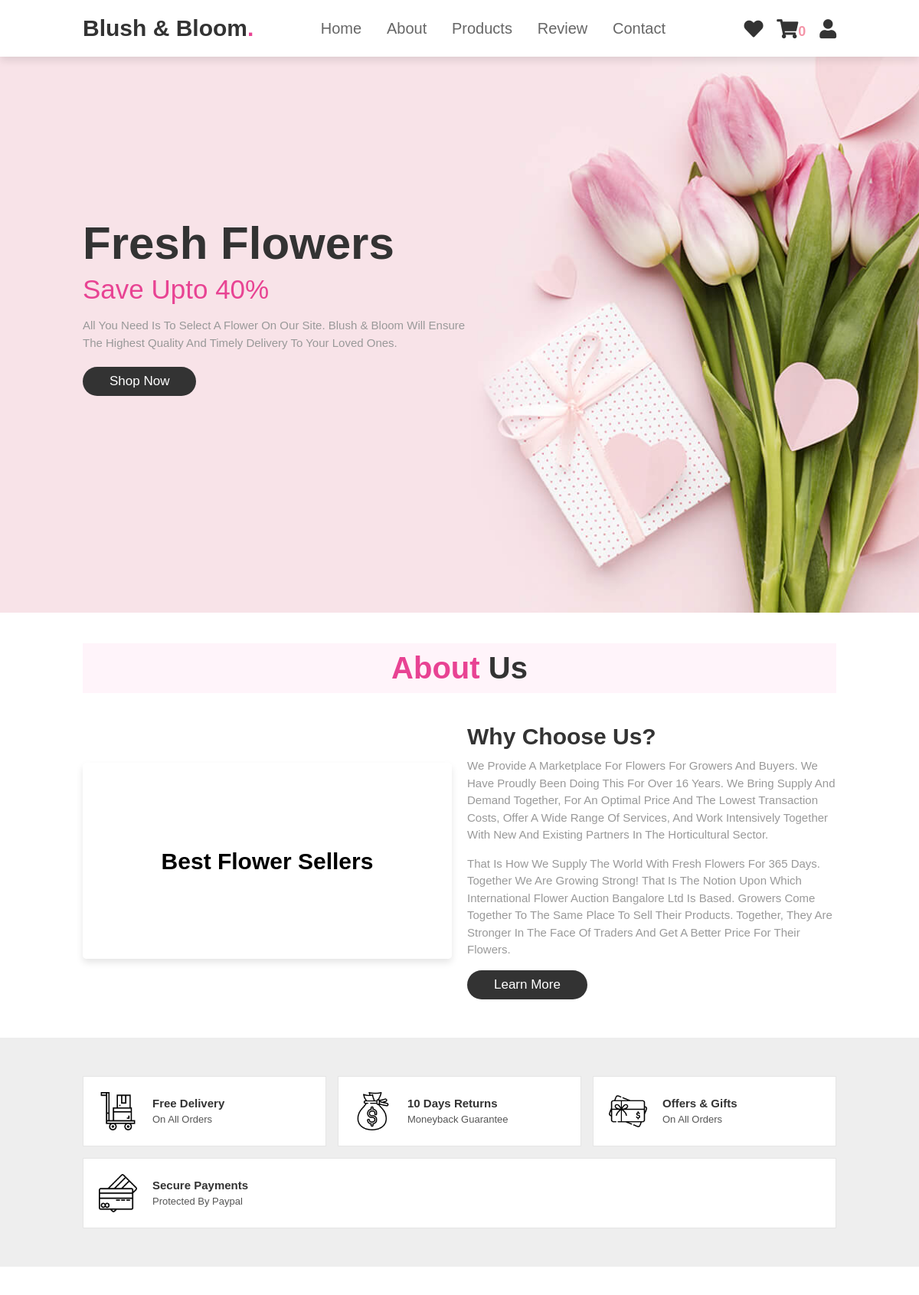
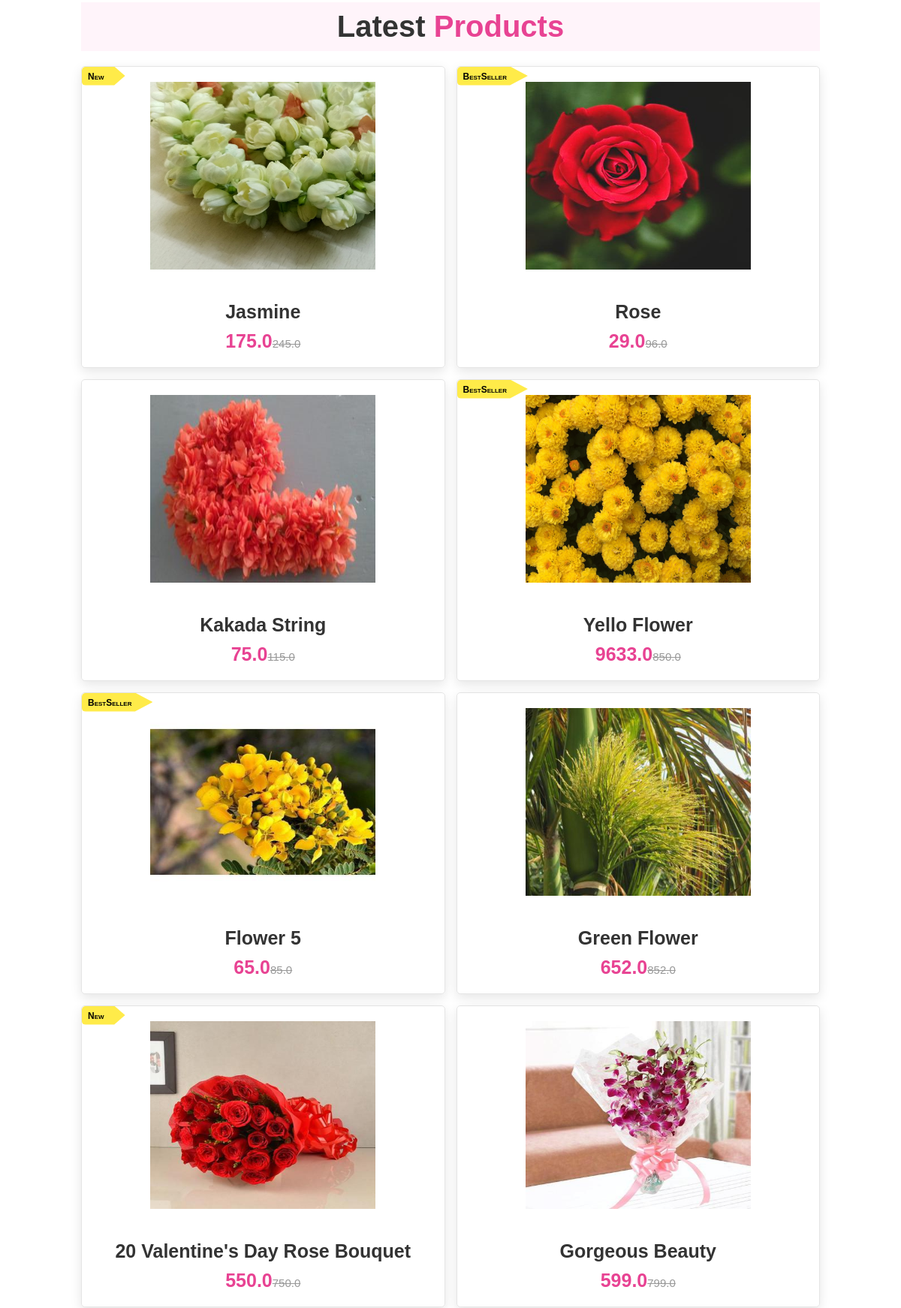
The page / (upper part) on the database its author committed (2 pictures, top to bottom).
### core/models.py (models this page shows, shortened)
class Item(models.Model):
    flower_name = models.CharField(max_length=100, default="")
    price = models.FloatField()
    discount_price = models.FloatField(blank=True, null=True)
    description = models.TextField()
    category = models.ForeignKey(Category, on_delete=models.CASCADE)
    label = models.CharField(choices=label_choices,
                             default="", max_length=2, blank=True, null=True)
    item_image = models.ImageField(
        upload_to="uploads/", default='/images/no-image.jpg')
    is_auctioned = models.BooleanField(default=False)
    class Meta:
        verbose_name_plural = 'Items'
    def get_absolute_url(self):
        return reverse("core:Detail-view", kwargs={"pk": self.pk})
    def get_add_to_cart_url(self):
        return reverse("core:add-to-cart", kwargs={'pk': self.pk})

### core/views.py (the view)
# urls.py: path("", HomePage.as_view(), name="Home-Page"),
class HomePage(ListView):
    model = Item
    context_object_name = 'Flowers'
    template_name = "index.html"

### core/templatetags/cart_tags.py (called while the page is built)
@register.filter
def cart_item_count(user):
    if user.is_authenticated:
        items = CartItem.objects.filter(user=user, ordered=False)
        if items.exists():
            return items[0].item.count()
        else:
            return 0
    else:
        return 0

### Templates/index.html (shortened to what this page needs)
{% extends 'base.html' %}
{% load static %}
{% block content %}
<section class="home" id="home" style="background-image:url('{% static 'images/home-bg.jpg' %}');">
    <div class="contents">
      <h3>Fresh Flowers</h3>
      <span>Save upto 40%</span>
      <p>
        All you need is to select a Flower on our site.
        Blush & Bloom will ensure the highest quality and timely delivery to your loved ones.
      </p>
      <a href="#products" class="btn">shop now</a>
    </div>
</section>
  <section class="about" id="about">
    <h1 class="heading"><span>about</span> Us</h1>
    <div class="row">
      <div class="video-container">
        <h3>best flower sellers</h3>
      </div>
      <div class="content">
        <h3>why choose us?</h3>
        <p>
          We provide a marketplace for flowers for growers and buyers. We have proudly been doing this for over 16 years. We bring supply and demand together, for an optimal price and the lowest transaction costs, offer a wide range of services, and work intensively together with new and existing partners in the horticultural sector.
        </p>
        <p>
          That is how we supply the world with fresh flowers for 365 days. Together we are Growing strong! That is the notion upon which International Flower Auction Bangalore Ltd is based. Growers come together to the same place to sell their products. Together, they are stronger in the face of traders and get a better price for their flowers.
        </p>
        <a href="#" class="btn">learn more</a>
      </div>
    </div>
  </section>
  <section class="icons-container">
    <div class="icons">
      <img src={% static '/images/icon-1.png' %} alt="" />
      <div class="info">
        <h3>free delivery</h3>
        <span>on all orders</span>
      </div>
    </div>
    <div class="icons">
      <img src={% static '/images/icon-2.png' %} alt="" />
      <div class="info">
        <h3>10 days returns</h3>
        <span>moneyback guarantee</span>
      </div>
    </div>
    <div class="icons">
      <img src={% static '/images/icon-3.png' %} alt="" />
      <div class="info">
        <h3>offers & gifts</h3>
        <span>on all orders</span>
      </div>
    </div>
    <div class="icons">
      <img src={% static '/images/icon-4.png' %} alt="" />
      <div class="info">
        <h3>secure payments</h3>
        <span>protected by paypal</span>
      </div>
    </div>
  </section>
  <section class="products" id="products">
    <h1 class="heading">latest <span>products</span></h1>
    <div class="box-container">
      {% for Flower in Flowers %}
      <div class="box">
        {% if Flower.label %}
          <span class="discount">{{Flower.get_label_display}}</span>
        {% endif %}
        <div class="image">
          <a href="{{Flower.get_absolute_url}}" style="max-width: 85%;"><img src=/media/{{Flower.item_image}} alt="{{Flower.flower_name}}"/></a>
        </div>
        <div class="content">
          <h3>{{Flower.flower_name}}</h3>
          <div class="price">{{Flower.discount_price}}<span>{{Flower.price}}</span></div>
        </div>
      </div>
      {% endfor %}
    </div>
  </section>
{% endblock %}

### static/css/style.css (style rules this page uses)
:root { --pink: #e84393; }
* { margin: 0%; padding: 0%; box-sizing: border-box; font-family: Verdana, Geneva, Tahoma, sans-serif; outline: none; text-decoration: none; border: none; text-transform: capitalize; transition: 0.2s linear; }
html { font-size: 62.5%; scroll-behavior: smooth; scroll-padding-top: 6rem; overflow-x: hidden; }
section { padding: 2rem 9%; }
.heading { text-align: center; font-size: 4rem; color: #333; margin: 2rem 0; padding: 1rem; background-color: rgba(255, 51, 153, 0.05); }
.heading span { color: var(--pink); }
.btn { display: inline-block; background-color: #333; font-size: 1.7rem; border-radius: 5rem; color: #fff; padding: 0.9rem 3.5rem; cursor: pointer; margin-top: 1rem; }
.home { display: flex; align-items: center; min-height: 100vh; background-size: cover; background-position: center; }
.home .contents { max-width: 50rem; }
.home .contents h3 { font-size: 6rem; color: #333; }
.home .contents span { font-size: 3.5rem; color: var(--pink); line-height: 1.5; padding: 1rem 0; }
.home .contents p { font-size: 1.5rem; color: #999; line-height: 1.5; padding: 1rem 0; }
.about .row { display: flex; flex-wrap: wrap; align-items: center; gap: 2rem; padding: 2rem 0; padding-bottom: 3rem; }
.about .row .video-container { flex: 1 1 40rem; position: relative; }
.about .row .video-container h3 { position: absolute; top: 50%; font-size: 3rem; background-color: #fff; width: 100%; padding: 1rem 2rem; text-align: center; transform: translateY(-50%); mix-blend-mode: screen; }
.about .row .content { flex: 1 1 40rem; }
.about .row .content h3 { font-size: 3rem; color: #333; }
.about .row .content p { font-size: 1.5rem; color: #999; padding: 0.5rem 0; padding-top: 1rem; line-height: 1.5; }
.icons-container { background: #eee; display: flex; flex-wrap: wrap; gap: 1.5rem; padding-top: 5rem; padding-bottom: 5rem; }
.icons-container .icons { background: #fff; border: 0.1rem solid rgba(0, 0, 0, 0.1); padding: 2rem; display: flex; align-items: center; flex: 1 1 25rem; }
.icons-container .icons img { height: 5rem; margin-right: 2rem; }
.icons-container .icons h3 { font-size: 1.5rem; color: #333; padding-bottom: 0.5rem; }
.icons-container .icons span { font-size: 1.3rem; color: #555; }
.products .box-container { display: flex; flex-wrap: wrap; gap: 1.5rem; }
.products .box-container .box { flex: 1 1 30rem; box-shadow: 0 0.5rem 1.5rem rgba(0, 0, 0, 0.1); border-radius: 0.5rem; border: 0.1rem solid rgba(0, 0, 0, 0.1); position: relative; }
.products .box-container .box .discount { position: absolute; padding: 0.8rem 2.8rem 7px 0.8rem; background: #ffeb49; color: rgb(0, 0, 0); z-index: 1; border-radius: 0.5rem; clip-path: polygon(0% 0%, 75% 0%, 100% 50%, 75% 100%, 0% 100%); font: small-caps bold 12px/10px sans-serif; }
.products .box-container .box .image { position: relative; text-align: center; padding: 2rem; overflow: hidden; }
.products .box-container .box .image img { width: 30rem; height: 25rem; }
.products .box-container .box .content { text-align: center; padding: 2rem; }
.products .box-container .box .content h3 { font-size: 2.5rem; color: #333; }
.products .box-container .box .content .price { font-size: 2.5rem; color: var(--pink); font-weight: bolder; padding-top: 1rem; }
.products .box-container .box .content .price span { font-size: 1.5rem; color: #999; font-weight: lighter; text-decoration: line-through; }

### rows shown on the page
Item: label "New", item_image (picture), flower_name "Jasmine", discount_price "175.0", price "245.0"
Item: label "BestSeller", item_image (picture), flower_name "Rose", discount_price "29.0", price "96.0"
Item: item_image (picture), flower_name "Kakada String", discount_price "75.0", price "115.0"
Item: label "BestSeller", item_image (picture), flower_name "Yello Flower", discount_price "9633.0", price "850.0"
Item: label "BestSeller", item_image (picture), flower_name "Flower 5", discount_price "65.0", price "85.0"
Item: item_image (picture), flower_name "Green Flower", discount_price "652.0", price "852.0"
Item: label "New", item_image (picture), flower_name "20 Valentine's Day Rose Bouquet", discount_price "550.0", price "750.0"
Item: item_image (picture), flower_name "Gorgeous Beauty", discount_price "599.0", price "799.0"

### other values the page prints
{{ request.user | cart_item_count }} "0"
